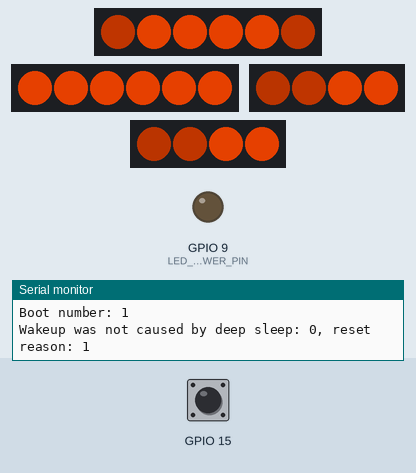
A sketch run on a simulated ESP32. Parts: 2 × 6 RGB LEDs in strip order, left to right, 2 × 4 RGB LEDs in strip order, left to right, output pins drawn as LEDs (lit = HIGH), the last lines printed to the serial monitor. Inputs (shaded band) come from the test bench; at power-on: GPIO 15 HIGH. Dim RGB values are drawn brighter than linear. At 3.3 s the program puts the board to deep sleep or switches it off; the recording ends there.

Above: at 1.25 s.
1.3 s: GPIO 15 pulled LOW for 0.15 s
At 1.6 s:
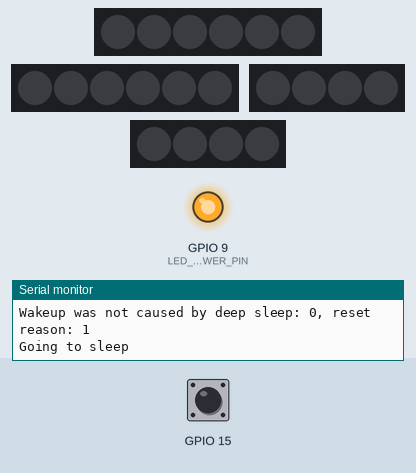
Timing chart, 0 to 3.3 s (numbered marks = the images above; inputs shaded):
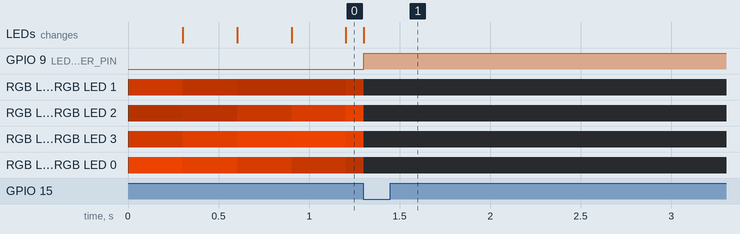

The sketch:

omniwrench.ino
```cpp
#include <FastLED.h>

#include "led.h"

#define TOUCH_THRESHOLD 2000 /* Lower the value, more the sensitivity */

#define NUM_LEDS 16
#define GUARD_LED_PIN D3
#define BOLSTER_LED_PIN D4
#define FORK_LED_PIN_1 D5
#define FORK_LED_PIN_2 D6

#define LED_POWER_PIN D10

CRGB leds[NUM_LEDS];
led_group led_groups[3] = {
  { {2, 1, 0, 3, 4, 5}, 3, 0, 20, 50000, 0 },
  { {0, 1, 2, 3, 4, 5}, 1, 6, 20, 0, 0 },
  { {3, 2, 1, 0}, 4, 12, 20, 50000, 0 }
};

RTC_DATA_ATTR int bootCount = 0;
bool go_sleep = false;

void print_wakeup_reason() {
  esp_sleep_wakeup_cause_t wakeup_reason;
  esp_reset_reason_t reset_reason;

  wakeup_reason = esp_sleep_get_wakeup_cause();
  reset_reason = esp_reset_reason();

  switch (wakeup_reason) {
    case ESP_SLEEP_WAKEUP_EXT0:     Serial.println("Wakeup caused by external signal using RTC_IO"); break;
    case ESP_SLEEP_WAKEUP_EXT1:     Serial.println("Wakeup caused by external signal using RTC_CNTL"); break;
    case ESP_SLEEP_WAKEUP_TIMER:    Serial.println("Wakeup caused by timer"); break;
    case ESP_SLEEP_WAKEUP_TOUCHPAD: Serial.println("Wakeup caused by touchpad"); break;
    case ESP_SLEEP_WAKEUP_ULP:      Serial.println("Wakeup caused by ULP program"); break;
    default:                        Serial.printf("Wakeup was not caused by deep sleep: %d, reset reason: %d\n", wakeup_reason, reset_reason); break;
  }
}

void touch_interrupt () {
  go_sleep = true;
}

void sleep() {
  Serial.println("Going to sleep");
  FastLED.clear(true);
  digitalWrite(LED_POWER_PIN, HIGH);
  delay(2000);
  esp_deep_sleep_start();
}

uint8_t hue_to_int8(float hue) {
  return hue / 360 * 255;
}

uint8_t lerp8by16(uint8_t min, uint8_t max, int16_t posRaw) {
  float pos = posRaw / 65535.0 + 0.5;
  return min + pos * (max - min);
}

uint8_t clamped_sin(uint16_t ms, int freq, int phase, uint8_t min, uint8_t max) {
  int16_t sin = sin16(ms * freq + phase);
  return lerp8by16(144, 255, sin);
}

CHSV get_led_rgb(uint16_t ms, int freq, uint16_t phase) {
  float h = 30.0;
  uint8_t s = 255;
  uint8_t v = clamped_sin(ms, freq, phase, 144, 255);

  return CHSV(hue_to_int8(h), s, v);
}

void animate() {
  uint16_t ms = millis();

  for (led_group group : led_groups) {
    for (int i = 0; i < group.animated_leds; ++i) {
      CHSV new_rgb = get_led_rgb(ms, group.fx_freq, group.fx_initial_phase + i * group.fx_phase);
      for (int j = i; j < group.led_indexes.size(); j += group.animated_leds) {
        int led_index = group.leds_start_index + group.led_indexes[j];
        leds[led_index] = new_rgb;
      }
    }
  }
}

void setup() {
  Serial.begin(115200);
  //delay(1000);  //Take some time to open up the Serial Monitor

  //Increment boot number and print it every reboot
  ++bootCount;
  Serial.println("Boot number: " + String(bootCount));

  print_wakeup_reason();

  //Setup sleep and wakeup on Touch Pad 3 (GPIO3/D2)
  touchSleepWakeUpEnable(T3, TOUCH_THRESHOLD);
  touchAttachInterrupt(T3, touch_interrupt, TOUCH_THRESHOLD);

  FastLED.addLeds<NEOPIXEL, GUARD_LED_PIN>(leds, led_groups[0].leds_start_index, static_cast<int>(led_groups[0].led_indexes.size()));
  FastLED.addLeds<NEOPIXEL, BOLSTER_LED_PIN>(leds, led_groups[1].leds_start_index, static_cast<int>(led_groups[1].led_indexes.size()));
  FastLED.addLeds<NEOPIXEL, FORK_LED_PIN_1>(leds, led_groups[2].leds_start_index, static_cast<int>(led_groups[2].led_indexes.size()));
  FastLED.addLeds<NEOPIXEL, FORK_LED_PIN_2>(leds, led_groups[2].leds_start_index, static_cast<int>(led_groups[2].led_indexes.size()));

  pinMode(LED_POWER_PIN, OUTPUT);
  digitalWrite(LED_POWER_PIN, LOW);
}

void loop() {
  if (go_sleep) {
    sleep();
  }

  animate();
  FastLED.show();
}
```

led.h
```cpp
#include <vector>
#include <FastLED.h>

struct led_group {
    const std::vector<int> led_indexes;
    const int animated_leds;
    const int leds_start_index;
    int fx_freq;
    int fx_phase;
    int fx_initial_phase;
};
```

Measured:
- after the input at 1.3 s, GPIO 9 (LED_POWER_PIN): LOW → HIGH at once; the LEDs: change at once (image 1)
